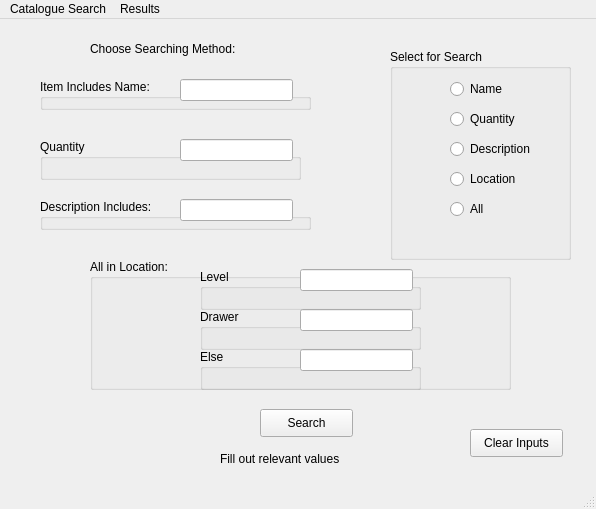
<?xml version="1.0" encoding="UTF-8"?>
<ui version="4.0">
 <class>MainWindow</class>
 <widget class="QMainWindow" name="MainWindow">
  <property name="geometry">
   <rect>
    <x>0</x>
    <y>0</y>
    <width>596</width>
    <height>509</height>
   </rect>
  </property>
  <property name="windowTitle">
   <string>MainWindow</string>
  </property>
  <widget class="QWidget" name="centralwidget">
   <widget class="QGroupBox" name="groupBox">
    <property name="geometry">
     <rect>
      <x>40</x>
      <y>60</y>
      <width>271</width>
      <height>31</height>
     </rect>
    </property>
    <property name="title">
     <string>Item Includes Name:</string>
    </property>
    <widget class="QLineEdit" name="NameLineEdit">
     <property name="geometry">
      <rect>
       <x>140</x>
       <y>0</y>
       <width>113</width>
       <height>22</height>
      </rect>
     </property>
    </widget>
   </widget>
   <widget class="QGroupBox" name="groupBox_2">
    <property name="geometry">
     <rect>
      <x>40</x>
      <y>120</y>
      <width>261</width>
      <height>41</height>
     </rect>
    </property>
    <property name="title">
     <string>Quantity</string>
    </property>
    <widget class="QLineEdit" name="QuantityLineEdit">
     <property name="geometry">
      <rect>
       <x>140</x>
       <y>0</y>
       <width>113</width>
       <height>22</height>
      </rect>
     </property>
    </widget>
   </widget>
   <widget class="QGroupBox" name="groupBox_status">
    <property name="geometry">
     <rect>
      <x>390</x>
      <y>30</y>
      <width>181</width>
      <height>211</height>
     </rect>
    </property>
    <property name="title">
     <string>Select for Search</string>
    </property>
    <widget class="QRadioButton" name="radioButton_description">
     <property name="geometry">
      <rect>
       <x>60</x>
       <y>90</y>
       <width>101</width>
       <height>20</height>
      </rect>
     </property>
     <property name="text">
      <string>Description</string>
     </property>
    </widget>
    <widget class="QRadioButton" name="radioButton_quantity">
     <property name="geometry">
      <rect>
       <x>60</x>
       <y>60</y>
       <width>91</width>
       <height>20</height>
      </rect>
     </property>
     <property name="text">
      <string>Quantity</string>
     </property>
    </widget>
    <widget class="QRadioButton" name="radioButton_name">
     <property name="geometry">
      <rect>
       <x>60</x>
       <y>30</y>
       <width>91</width>
       <height>20</height>
      </rect>
     </property>
     <property name="text">
      <string>Name</string>
     </property>
    </widget>
    <widget class="QRadioButton" name="radioButton_location">
     <property name="geometry">
      <rect>
       <x>60</x>
       <y>120</y>
       <width>71</width>
       <height>20</height>
      </rect>
     </property>
     <property name="text">
      <string>Location</string>
     </property>
    </widget>
    <widget class="QRadioButton" name="radioButton_all">
     <property name="geometry">
      <rect>
       <x>60</x>
       <y>150</y>
       <width>71</width>
       <height>20</height>
      </rect>
     </property>
     <property name="text">
      <string>All</string>
     </property>
    </widget>
   </widget>
   <widget class="QPushButton" name="pushButton">
    <property name="geometry">
     <rect>
      <x>260</x>
      <y>390</y>
      <width>93</width>
      <height>28</height>
     </rect>
    </property>
    <property name="text">
     <string>Search</string>
    </property>
   </widget>
   <widget class="QLabel" name="error_indicator">
    <property name="geometry">
     <rect>
      <x>220</x>
      <y>430</y>
      <width>181</width>
      <height>20</height>
     </rect>
    </property>
    <property name="text">
     <string>Fill out relevant values</string>
    </property>
   </widget>
   <widget class="QLabel" name="error_indicator_2">
    <property name="geometry">
     <rect>
      <x>90</x>
      <y>20</y>
      <width>181</width>
      <height>20</height>
     </rect>
    </property>
    <property name="text">
     <string>Choose Searching Method:</string>
    </property>
   </widget>
   <widget class="QGroupBox" name="groupBox_3">
    <property name="geometry">
     <rect>
      <x>40</x>
      <y>180</y>
      <width>271</width>
      <height>31</height>
     </rect>
    </property>
    <property name="title">
     <string>Description Includes:</string>
    </property>
    <widget class="QLineEdit" name="DescriptionLineEdit">
     <property name="geometry">
      <rect>
       <x>140</x>
       <y>0</y>
       <width>113</width>
       <height>22</height>
      </rect>
     </property>
    </widget>
   </widget>
   <widget class="QGroupBox" name="groupBox_4">
    <property name="geometry">
     <rect>
      <x>90</x>
      <y>240</y>
      <width>421</width>
      <height>131</height>
     </rect>
    </property>
    <property name="title">
     <string>All in Location:</string>
    </property>
    <widget class="QGroupBox" name="groupBox_5">
     <property name="geometry">
      <rect>
       <x>110</x>
       <y>10</y>
       <width>221</width>
       <height>41</height>
      </rect>
     </property>
     <property name="title">
      <string>Level</string>
     </property>
     <widget class="QLineEdit" name="LabelLineEdit">
      <property name="geometry">
       <rect>
        <x>100</x>
        <y>0</y>
        <width>113</width>
        <height>22</height>
       </rect>
      </property>
     </widget>
    </widget>
    <widget class="QGroupBox" name="groupBox_6">
     <property name="geometry">
      <rect>
       <x>110</x>
       <y>50</y>
       <width>221</width>
       <height>41</height>
      </rect>
     </property>
     <property name="title">
      <string>Drawer</string>
     </property>
     <widget class="QLineEdit" name="DrawerLineEdit">
      <property name="geometry">
       <rect>
        <x>100</x>
        <y>0</y>
        <width>113</width>
        <height>22</height>
       </rect>
      </property>
     </widget>
    </widget>
    <widget class="QGroupBox" name="groupBox_7">
     <property name="geometry">
      <rect>
       <x>110</x>
       <y>90</y>
       <width>221</width>
       <height>41</height>
      </rect>
     </property>
     <property name="title">
      <string>Else</string>
     </property>
     <widget class="QLineEdit" name="ElseLineEdit">
      <property name="geometry">
       <rect>
        <x>100</x>
        <y>0</y>
        <width>113</width>
        <height>22</height>
       </rect>
      </property>
     </widget>
    </widget>
   </widget>
   <widget class="QPushButton" name="pushButton_clear">
    <property name="geometry">
     <rect>
      <x>470</x>
      <y>410</y>
      <width>93</width>
      <height>28</height>
     </rect>
    </property>
    <property name="text">
     <string>Clear Inputs</string>
    </property>
   </widget>
  </widget>
  <widget class="QStatusBar" name="statusbar"/>
  <widget class="QMenuBar" name="menubar">
   <property name="geometry">
    <rect>
     <x>0</x>
     <y>0</y>
     <width>596</width>
     <height>26</height>
    </rect>
   </property>
   <widget class="QMenu" name="menuCatalogue_Search">
    <property name="title">
     <string>Catalogue Search</string>
    </property>
   </widget>
   <widget class="QMenu" name="menuResults">
    <property name="title">
     <string>Results</string>
    </property>
   </widget>
   <addaction name="menuCatalogue_Search"/>
   <addaction name="menuResults"/>
  </widget>
 </widget>
 <resources/>
 <connections/>
</ui>
